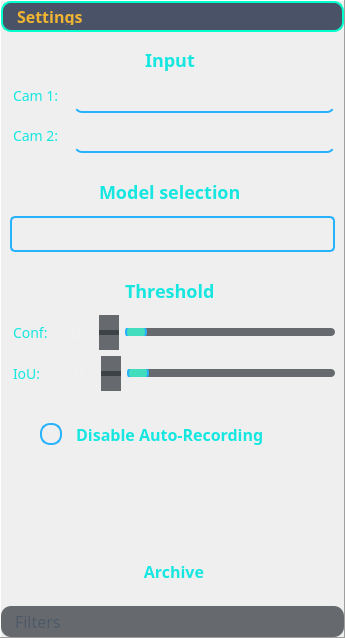
            <widget class="QToolBox" name="toolBox_3">
             <property name="minimumSize">
              <size>
               <width>280</width>
               <height>0</height>
              </size>
             </property>
             <property name="font">
              <font>
               <family>Cascadia Code</family>
               <pointsize>12</pointsize>
              </font>
             </property>
             <property name="styleSheet">
              <string notr="true">/* Style the QToolBox tab headers */
QToolBox::tab {
    color: #4d5966; /* Gunmetal Gray for text to maintain a modern look */
    border-radius: 10px; /* Slight rounding on tabs */
    padding: 5px 10px; /* Space inside the tabs */
    background-color: rgba(43, 48, 55, 0.7); /* Charcoal Black with transparency for the tab background */
    transition: background-color 0.2s ease-in-out; /* Smooth hover transition */
}

/* Hover state for tabs */
QToolBox::tab:hover {
    background-color: rgba(0, 255, 204, 0.2); /* Neon Aqua with slight transparency for hover */
    color: #FFFFFF; /* White text for contrast */
}

/* Style the active tab header */
QToolBox::tab:selected {
    font: bold 16px;
    color: #f1b531; /* Golden Yellow for active tab text */
    border: 2px solid #00ffcc; /* Neon Aqua for the active tab border */
    background-color: rgba(31, 42, 68, 0.8); /* Midnight Blue for active tab background */
    box-shadow: 0 4px 8px rgba(0, 0, 0, 0.3); /* Subtle shadow effect for emphasis */
}

/* Style the content inside the QToolBox */
QToolBox QWidget {
    border-radius: 8px;
    filter: blur(5px); /* Lighter blur effect */
}</string>
             </property>
             <property name="frameShape">
              <enum>QFrame::Panel</enum>
             </property>
             <property name="frameShadow">
              <enum>QFrame::Raised</enum>
             </property>
             <property name="currentIndex">
              <number>0</number>
             </property>
             <widget class="QWidget" name="realtime_setting_heading">
              <property name="geometry">
               <rect>
                <x>0</x>
                <y>0</y>
                <width>336</width>
                <height>629</height>
               </rect>
              </property>
              <attribute name="label">
               <string>Settings</string>
              </attribute>
              <layout class="QVBoxLayout" name="verticalLayout_5">
               <item alignment="Qt::AlignHCenter">
                <widget class="QLabel" name="label_21">
                 <property name="font">
                  <font>
                   <family>Cascadia Code</family>
                   <pointsize>-1</pointsize>
                   <weight>75</weight>
                   <bold>true</bold>
                  </font>
                 </property>
                 <property name="styleSheet">
                  <string notr="true">QLabel {
    color: #15e7e0; /* Matching logo color */
    font-size: 18px;
    font-weight: bold;
    background: transparent;
    padding-right: 5px; /* Spacing between label and input field */
}</string>
                 </property>
                 <property name="text">
                  <string>Input</string>
                 </property>
                 <property name="scaledContents">
                  <bool>true</bool>
                 </property>
                 <property name="wordWrap">
                  <bool>false</bool>
                 </property>
                </widget>
               </item>
               <item>
                <layout class="QHBoxLayout" name="horizontalLayout_13">
                 <item>
                  <widget class="QLabel" name="label_2">
                   <property name="font">
                    <font>
                     <family>Cascadia Code</family>
                     <pointsize>-1</pointsize>
                     <weight>50</weight>
                     <bold>false</bold>
                    </font>
                   </property>
                   <property name="styleSheet">
                    <string notr="true">QLabel {
    color: #15e7e0; /* Matching logo color */
    font-size: 14px;
    font-weight: normal;
    background: transparent;
    padding-right: 5px; /* Spacing between label and input field */
}</string>
                   </property>
                   <property name="text">
                    <string>Cam 1:</string>
                   </property>
                  </widget>
                 </item>
                 <item>
                  <widget class="QLineEdit" name="realtime_lineedit1">
                   <property name="font">
                    <font>
                     <family>Cascadia Code</family>
                     <pointsize>-1</pointsize>
                     <weight>50</weight>
                     <bold>false</bold>
                    </font>
                   </property>
                   <property name="styleSheet">
                    <string notr="true">QLineEdit {
    color: #15e7e0; /* Text color matching the logo */
    font-size: 14px;
    font-weight: normal;
    background: transparent; /* No background */
    border: none; /* No border */
    border-bottom: 2px solid #27b2fd; /* Subtle underline effect */
    padding: 5px;
    selection-background-color: #42ddbc; /* Highlighted text background */
}

/* Style for when the QLineEdit is focused (active input) */
QLineEdit:focus {
    border-bottom: 2px solid #f1b531; /* Change to golden yellow when active */
    color: #91ecfe; /* Slightly lighter text color */
}</string>
                   </property>
                  </widget>
                 </item>
                </layout>
               </item>
               <item>
                <layout class="QHBoxLayout" name="horizontalLayout_14">
                 <item>
                  <widget class="QLabel" name="label_11">
                   <property name="font">
                    <font>
                     <family>Cascadia Code</family>
                     <pointsize>-1</pointsize>
                     <weight>50</weight>
                     <bold>false</bold>
                    </font>
                   </property>
                   <property name="styleSheet">
                    <string notr="true">QLabel {
    color: #15e7e0; /* Matching logo color */
    font-size: 14px;
    font-weight: normal;
    background: transparent;
    padding-right: 5px; /* Spacing between label and input field */
}</string>
                   </property>
                   <property name="text">
                    <string>Cam 2:</string>
                   </property>
                  </widget>
                 </item>
                 <item>
                  <widget class="QLineEdit" name="realtime_lineedit2">
                   <property name="font">
                    <font>
                     <family>Cascadia Code</family>
                     <pointsize>-1</pointsize>
                     <weight>50</weight>
                     <bold>false</bold>
                    </font>
                   </property>
                   <property name="styleSheet">
                    <string notr="true">QLineEdit {
    color: #15e7e0; /* Text color matching the logo */
    font-size: 14px;
    font-weight: normal;
    background: transparent; /* No background */
    border: none; /* No border */
    border-bottom: 2px solid #27b2fd; /* Subtle underline effect */
    padding: 5px;
    selection-background-color: #42ddbc; /* Highlighted text background */
}

/* Style for when the QLineEdit is focused (active input) */
QLineEdit:focus {
    border-bottom: 2px solid #f1b531; /* Change to golden yellow when active */
    color: #91ecfe; /* Slightly lighter text color */
}</string>
                   </property>
                  </widget>
                 </item>
                </layout>
               </item>
               <item>
                <spacer name="verticalSpacer_14">
                 <property name="orientation">
                  <enum>Qt::Vertical</enum>
                 </property>
                 <property name="sizeType">
                  <enum>QSizePolicy::Fixed</enum>
                 </property>
                 <property name="sizeHint" stdset="0">
                  <size>
                   <width>20</width>
                   <height>20</height>
                  </size>
                 </property>
                </spacer>
               </item>
               <item alignment="Qt::AlignHCenter|Qt::AlignVCenter">
                <widget class="QLabel" name="label_12">
                 <property name="font">
                  <font>
                   <family>Cascadia Code</family>
                   <pointsize>-1</pointsize>
                   <weight>75</weight>
                   <bold>true</bold>
                  </font>
                 </property>
                 <property name="styleSheet">
                  <string notr="true">QLabel {
    color: #15e7e0; /* Matching logo color */
    font-size: 18px;
    font-weight: bold;
    background: transparent;
    padding-right: 5px; /* Spacing between label and input field */
}</string>
                 </property>
                 <property name="text">
                  <string>Model selection</string>
                 </property>
                </widget>
               </item>
               <item>
                <spacer name="verticalSpacer_20">
                 <property name="orientation">
                  <enum>Qt::Vertical</enum>
                 </property>
                 <property name="sizeType">
                  <enum>QSizePolicy::Fixed</enum>
                 </property>
                 <property name="sizeHint" stdset="0">
                  <size>
                   <width>20</width>
                   <height>5</height>
                  </size>
                 </property>
                </spacer>
               </item>
               <item>
                <widget class="QComboBox" name="realtime_modelselection">
                 <property name="font">
                  <font>
                   <family>Cascadia Code</family>
                   <pointsize>-1</pointsize>
                   <weight>75</weight>
                   <bold>true</bold>
                  </font>
                 </property>
                 <property name="styleSheet">
                  <string notr="true">/* Base QComboBox Style */
QComboBox {
    color: #15e7e0; /* Text color from logo */
    font-size: 14px;
    font-weight: bold;
    background: transparent; /* No background */
    border: 2px solid #27b2fd; /* Subtle blue border */
    border-radius: 5px;
    padding: 5px 10px;
}

/* Remove the default dropdown button background */
QComboBox::drop-down {
    border: none;
    background: transparent;
}

/* Dropdown List */
QComboBox QAbstractItemView {
    background-color: rgba(31, 42, 68, 0.9); /* Midnight blue with transparency */
    border: 2px solid #27b2fd; /* Blue border */
    selection-background-color: #f1b531; /* Golden yellow highlight */
    selection-color: #ffffff; /* White text */
    border-radius: 5px;
    padding: 5px;
}

/* Hover and Focus Effects */
QComboBox:hover, QComboBox:focus {
    border: 2px solid #f1b531; /* Change border color when active */
    color: #91ecfe; /* Slightly lighter text color */
}</string>
                 </property>
                </widget>
               </item>
               <item>
                <spacer name="verticalSpacer_15">
                 <property name="orientation">
                  <enum>Qt::Vertical</enum>
                 </property>
                 <property name="sizeType">
                  <enum>QSizePolicy::Fixed</enum>
                 </property>
                 <property name="sizeHint" stdset="0">
                  <size>
                   <width>20</width>
                   <height>20</height>
                  </size>
                 </property>
                </spacer>
               </item>
               <item alignment="Qt::AlignHCenter">
                <widget class="QLabel" name="label_22">
                 <property name="font">
                  <font>
                   <family>Cascadia Code</family>
                   <pointsize>-1</pointsize>
                   <weight>75</weight>
                   <bold>true</bold>
                  </font>
                 </property>
                 <property name="styleSheet">
                  <string notr="true">QLabel {
    color: #15e7e0; /* Matching logo color */
    font-size: 18px;
    font-weight: bold;
    background: transparent;
    padding-right: 5px; /* Spacing between label and input field */
}</string>
                 </property>
                 <property name="text">
                  <string>Threshold</string>
                 </property>
                </widget>
               </item>
               <item>
                <spacer name="verticalSpacer_22">
                 <property name="orientation">
                  <enum>Qt::Vertical</enum>
                 </property>
                 <property name="sizeType">
                  <enum>QSizePolicy::Fixed</enum>
                 </property>
                 <property name="sizeHint" stdset="0">
                  <size>
                   <width>20</width>
                   <height>5</height>
                  </size>
                 </property>
                </spacer>
               </item>
               <item>
                <layout class="QHBoxLayout" name="horizontalLayout_23">
                 <item alignment="Qt::AlignRight">
                  <widget class="QLabel" name="label_25">
                   <property name="font">
                    <font>
                     <family>Cascadia Code</family>
                     <pointsize>-1</pointsize>
                     <weight>50</weight>
                     <bold>false</bold>
                    </font>
                   </property>
                   <property name="styleSheet">
                    <string notr="true">QLabel {
    color: #15e7e0; /* Matching logo color */
    font-size: 14px;
    font-weight: normal;
    background: transparent;
    padding-right: 5px; /* Spacing between label and input field */
}</string>
                   </property>
                   <property name="text">
                    <string>Conf:</string>
                   </property>
                  </widget>
                 </item>
                 <item>
                  <spacer name="horizontalSpacer_12">
                   <property name="orientation">
                    <enum>Qt::Horizontal</enum>
                   </property>
                   <property name="sizeType">
                    <enum>QSizePolicy::Fixed</enum>
                   </property>
                   <property name="sizeHint" stdset="0">
                    <size>
                     <width>2</width>
                     <height>20</height>
                    </size>
                   </property>
                  </spacer>
                 </item>
                 <item>
                  <widget class="QSpinBox" name="realtime_conf_spinbox">
                   <property name="font">
                    <font>
                     <family>Cascadia Code</family>
                     <pointsize>-1</pointsize>
                    </font>
                   </property>
                   <property name="styleSheet">
                    <string notr="true">/* Style for the QSpinBox container */
QSpinBox {
    color: #f1f1f1;  /* Light text color */
    background-color: transparent;  /* No background */
    border: none;  /* No border */
    font-size: 16px;  /* Set font size */
    padding: 5px;  /* Padding inside the spin box */
}

/* Style for the up and down buttons in the QSpinBox */
QSpinBox::up-button, QSpinBox::down-button {
    background-color: rgba(43, 48, 55, 0.7); /* Charcoal Black with transparency */
    border: none;  /* No border */
    width: 20px;  /* Set width for buttons */
    height: 20px;  /* Set height for buttons */
    color: #f1f1f1;  /* Light text color for button */
}

/* Hover effect for the up and down buttons */
QSpinBox::up-button:hover, QSpinBox::down-button:hover {
    background-color: rgba(0, 255, 204, 0.2);  /* Neon Aqua with slight transparency */
    color: #ffffff;  /* White text for contrast */
}

/* Style when the spinbox is focused (i.e., clicked or active) */
QSpinBox:focus {
    border: 2px solid #00ffcc;  /* Neon Aqua border */
    background-color: rgba(31, 42, 68, 0.8); /* Slightly darker Midnight Blue background */
    color: #f1b531;  /* Golden Yellow text */
}</string>
                   </property>
                  </widget>
                 </item>
                 <item>
                  <widget class="QSlider" name="realtime_conf_horizontalslider">
                   <property name="styleSheet">
                    <string notr="true">/* Base style for QSlider */
QSlider {
    background: transparent; /* No background */
    border: none;
    height: 8px; /* Slider height */
}

/* Handle of the slider */
QSlider::handle {
    background: #42ddbc; /* Color matching the logo */
    border: 2px solid #27b2fd; /* Blue border */
    width: 18px; /* Handle size */
    height: 18px;
    border-radius: 9px; /* Rounded handle */
    margin: -5px 0; /* Adjust handle positioning */
}

/* Hover effect for the slider handle */
QSlider::handle:hover {
    background: #f1b531; /* Golden Yellow on hover */
    border: 2px solid #00ffcc; /* Neon Aqua border */
}

/* Slider groove (the background of the slider) */
QSlider::groove:horizontal {
    border-radius: 4px;
    background: rgba(43, 48, 55, 0.7); /* Charcoal Black with transparency */
    height: 8px;
}

/* Style the slider groove when the slider is active */
QSlider::groove:horizontal:active {
    background: rgba(31, 42, 68, 0.8); /* Darker shade for active groove */
}

/* Style for the tick marks on the slider (if enabled) */
QSlider::tick {
    background: #27b2fd; /* Blue color for ticks */
}

/* Style the ticks on hover */
QSlider::tick:hover {
    background: #f1b531; /* Golden Yellow for tick hover */
}</string>
                   </property>
                   <property name="orientation">
                    <enum>Qt::Horizontal</enum>
                   </property>
                  </widget>
                 </item>
                </layout>
               </item>
               <item>
                <layout class="QHBoxLayout" name="horizontalLayout_22">
                 <item alignment="Qt::AlignRight">
                  <widget class="QLabel" name="label_24">
                   <property name="font">
                    <font>
                     <family>Cascadia Code</family>
                     <pointsize>-1</pointsize>
                     <weight>50</weight>
                     <bold>false</bold>
                    </font>
                   </property>
                   <property name="styleSheet">
                    <string notr="true">QLabel {
    color: #15e7e0; /* Matching logo color */
    font-size: 14px;
    font-weight: normal;
    background: transparent;
    padding-right: 5px; /* Spacing between label and input field */
}</string>
                   </property>
                   <property name="text">
                    <string>IoU:</string>
                   </property>
                  </widget>
                 </item>
                 <item>
                  <spacer name="horizontalSpacer_11">
                   <property name="orientation">
                    <enum>Qt::Horizontal</enum>
                   </property>
                   <property name="sizeType">
                    <enum>QSizePolicy::Fixed</enum>
                   </property>
                   <property name="sizeHint" stdset="0">
                    <size>
                     <width>11</width>
                     <height>5</height>
                    </size>
                   </property>
                  </spacer>
                 </item>
                 <item>
                  <widget class="QSpinBox" name="realtime_iou_spinbox">
                   <property name="font">
                    <font>
                     <family>Cascadia Code</family>
                     <pointsize>-1</pointsize>
                    </font>
                   </property>
                   <property name="styleSheet">
                    <string notr="true">/* Style for the QSpinBox container */
QSpinBox {
    color: #f1f1f1;  /* Light text color */
    background-color: transparent;  /* No background */
    border: none;  /* No border */
    font-size: 16px;  /* Set font size */
    padding: 5px;  /* Padding inside the spin box */
}

/* Style for the up and down buttons in the QSpinBox */
QSpinBox::up-button, QSpinBox::down-button {
    background-color: rgba(43, 48, 55, 0.7); /* Charcoal Black with transparency */
    border: none;  /* No border */
    width: 20px;  /* Set width for buttons */
    height: 20px;  /* Set height for buttons */
    color: #f1f1f1;  /* Light text color for button */
}

/* Hover effect for the up and down buttons */
QSpinBox::up-button:hover, QSpinBox::down-button:hover {
    background-color: rgba(0, 255, 204, 0.2);  /* Neon Aqua with slight transparency */
    color: #ffffff;  /* White text for contrast */
}

/* Style when the spinbox is focused (i.e., clicked or active) */
QSpinBox:focus {
    border: 2px solid #00ffcc;  /* Neon Aqua border */
    background-color: rgba(31, 42, 68, 0.8); /* Slightly darker Midnight Blue background */
    color: #f1b531;  /* Golden Yellow text */
}</string>
                   </property>
                  </widget>
                 </item>
                 <item>
                  <widget class="QSlider" name="realtime_iou_horizontalslider">
                   <property name="styleSheet">
                    <string notr="true">/* Base style for QSlider */
QSlider {
    background: transparent; /* No background */
    border: none;
    height: 8px; /* Slider height */
}

/* Handle of the slider */
QSlider::handle {
    background: #42ddbc; /* Color matching the logo */
    border: 2px solid #27b2fd; /* Blue border */
    width: 18px; /* Handle size */
    height: 18px;
    border-radius: 9px; /* Rounded handle */
    margin: -5px 0; /* Adjust handle positioning */
}

/* Hover effect for the slider handle */
QSlider::handle:hover {
    background: #f1b531; /* Golden Yellow on hover */
    border: 2px solid #00ffcc; /* Neon Aqua border */
}

/* Slider groove (the background of the slider) */
QSlider::groove:horizontal {
    border-radius: 4px;
    background: rgba(43, 48, 55, 0.7); /* Charcoal Black with transparency */
    height: 8px;
}

/* Style the slider groove when the slider is active */
QSlider::groove:horizontal:active {
    background: rgba(31, 42, 68, 0.8); /* Darker shade for active groove */
}

/* Style for the tick marks on the slider (if enabled) */
QSlider::tick {
    background: #27b2fd; /* Blue color for ticks */
}

/* Style the ticks on hover */
QSlider::tick:hover {
    background: #f1b531; /* Golden Yellow for tick hover */
}</string>
                   </property>
                   <property name="orientation">
                    <enum>Qt::Horizontal</enum>
                   </property>
                  </widget>
                 </item>
                </layout>
               </item>
               <item>
                <spacer name="verticalSpacer_9">
                 <property name="orientation">
                  <enum>Qt::Vertical</enum>
                 </property>
                 <property name="sizeType">
                  <enum>QSizePolicy::Fixed</enum>
                 </property>
                 <property name="sizeHint" stdset="0">
                  <size>
                   <width>20</width>
                   <height>20</height>
                  </size>
                 </property>
                </spacer>
               </item>
               <item>
                <widget class="QRadioButton" name="no_recording_radiobutton">
                 <property name="font">
                  <font>
                   <family>Cascadia Code</family>
                   <pointsize>-1</pointsize>
                   <weight>75</weight>
                   <bold>true</bold>
                  </font>
                 </property>
                 <property name="styleSheet">
                  <string notr="true">/* Style for QRadioButton (checkbox style) */
QRadioButton {
    color: #15e7e0;  /* Light text color */
    font-size: 16px;  /* Set font size */
    padding: 5px 20px;  /* Add padding */
    border: none;  /* No border */
    background: transparent;  /* Transparent background */
    spacing: 10px;  /* Space between checkbox and label */
    margin-left: 10px;  /* Ensure there's space for the text */
}

/* Style for the checkbox indicator (unchecked) */
QRadioButton::indicator {
    width: 18px;  /* Set the size of the checkbox */
    height: 18px;  /* Set the size of the checkbox */
    border: 2px solid #27b2fd;  /* Subtle blue border */
    border-radius: 10px;  /* Slightly rounded corners for checkbox */
    background-color: transparent;  /* Transparent background */
}

/* Style for the checkbox indicator when checked */
QRadioButton::indicator:checked {
    background-color: #f1b531;  /* Golden yellow background when checked */
    border: 2px solid #f1b531;  /* Golden yellow border */
    /*image: url(:/icons/icons/crossed (1).ico);  /* Optional: Add a checkmark image */
}

/* Hover effect for QRadioButton */
QRadioButton:hover {
    color: #f1b531;  /* Change text color to golden yellow on hover */
}

/* Focused state (when the checkbox is focused) */
QRadioButton:focus {
    outline: none;  /* Remove outline when focused */
}

/* Disabled state for QRadioButton */
QRadioButton:disabled {
    color: #4d5966;  /* Dim the text color to indicate disabled state */
}
</string>
                 </property>
                 <property name="text">
                  <string> Disable Auto-Recording</string>
                 </property>
                </widget>
               </item>
               <item>
                <spacer name="verticalSpacer_13">
                 <property name="orientation">
                  <enum>Qt::Vertical</enum>
                 </property>
                 <property name="sizeType">
                  <enum>QSizePolicy::Expanding</enum>
                 </property>
                 <property name="sizeHint" stdset="0">
                  <size>
                   <width>20</width>
                   <height>250</height>
                  </size>
                 </property>
                </spacer>
               </item>
               <item alignment="Qt::AlignHCenter|Qt::AlignVCenter">
                <widget class="QPushButton" name="realtime_archive_pushbutton">
                 <property name="font">
                  <font>
                   <family>Cascadia Code</family>
                   <pointsize>-1</pointsize>
                   <weight>75</weight>
                   <bold>true</bold>
                  </font>
                 </property>
                 <property name="styleSheet">
                  <string notr="true">/* Default QPushButton style */
QPushButton {
    color: #15e7e0; /* Primary logo color */
    text-align: left; /* Align text to the left */
    background: transparent; /* No background */
    border: none; /* No border */
    font-size: 16px; /* Default font size */
    font-weight: bold; /* Bold text */
    padding: 5px 10px 5px 26px; /* Add padding to the left for the larger icon */
    image: url(:/icons/icons/archive (5).ico); /* Default icon */
    image-position: left center; /* Position the icon to the left */
    min-width: 30px; /* Ensure the icon area is wide enough */
    min-height: 30px; /* Ensure the icon area is tall enough */
}

/* Hover effect for QPushButton */
QPushButton:hover {
    color: #f1b531; /* Highlight with logo's aqua color */
    font-weight: bold; /* Bold text on hover */
    image: url(:/icons/icons/archive (3).ico); /* Hover icon */
    background-color: rgba(241, 181, 49, 0.1); /* Subtle hover background */
    border-radius: 4px; /* Rounded corners on hover */
}

/* Pressed state for QPushButton */
QPushButton:pressed {
    color: #27b2fd; /* Brighter blue for pressed effect */
    font-size: 16px; /* Reset font size */
    background-color: rgba(39, 178, 253, 0.1); /* Subtle pressed background */
    border-radius: 4px; /* Rounded corners on press */
	image: url(:/icons/icons/archive (5).ico); /* Default icon */
}

/* Disabled state for QPushButton */
QPushButton:disabled {
    color: #15e7e0; /* Primary logo color with reduced opacity */
    opacity: 0.5; /* Reduce opacity for disabled state */
    image: url(:/icons/icons/archive (5).ico); /* Default icon */
}</string>
                 </property>
                 <property name="text">
                  <string>            Archive               </string>
                 </property>
                 <property name="iconSize">
                  <size>
                   <width>50</width>
                   <height>50</height>
                  </size>
                 </property>
                </widget>
               </item>
              </layout>
             </widget>
             <widget class="QWidget" name="filter_header_3">
              <property name="geometry">
               <rect>
                <x>0</x>
                <y>0</y>
                <width>336</width>
                <height>629</height>
               </rect>
              </property>
              <attribute name="label">
               <string>Filters</string>
              </attribute>
              <layout class="QVBoxLayout" name="verticalLayout_14">
               <item>
                <widget class="QRadioButton" name="realtime_ClassNames_radiobutton">
                 <property name="font">
                  <font>
                   <family>Cascadia Code</family>
                   <pointsize>-1</pointsize>
                  </font>
                 </property>
                 <property name="styleSheet">
                  <string notr="true">/* Style for QRadioButton (checkbox style) */
QRadioButton {
    color: #15e7e0;  /* Light text color */
    font-size: 16px;  /* Set font size */
    padding: 5px 20px;  /* Add padding */
    border: none;  /* No border */
    background: transparent;  /* Transparent background */
    spacing: 10px;  /* Space between checkbox and label */
    margin-left: 10px;  /* Ensure there's space for the text */
}

/* Style for the checkbox indicator (unchecked) */
QRadioButton::indicator {
    width: 18px;  /* Set the size of the checkbox */
    height: 18px;  /* Set the size of the checkbox */
    border: 2px solid #27b2fd;  /* Subtle blue border */
    border-radius: 10px;  /* Slightly rounded corners for checkbox */
    background-color: transparent;  /* Transparent background */
}

/* Style for the checkbox indicator when checked */
QRadioButton::indicator:checked {
    background-color: #f1b531;  /* Golden yellow background when checked */
    border: 2px solid #f1b531;  /* Golden yellow border */
    image: url(:/path/to/checkmark.png);  /* Optional: Add a checkmark image */
}

/* Hover effect for QRadioButton */
QRadioButton:hover {
    color: #f1b531;  /* Change text color to golden yellow on hover */
}

/* Focused state (when the checkbox is focused) */
QRadioButton:focus {
    outline: none;  /* Remove outline when focused */
}

/* Disabled state for QRadioButton */
QRadioButton:disabled {
    color: #4d5966;  /* Dim the text color to indicate disabled state */
}
</string>
                 </property>
                 <property name="text">
                  <string>class_name</string>
                 </property>
                </widget>
               </item>
              </layout>
             </widget>
            </widget>
